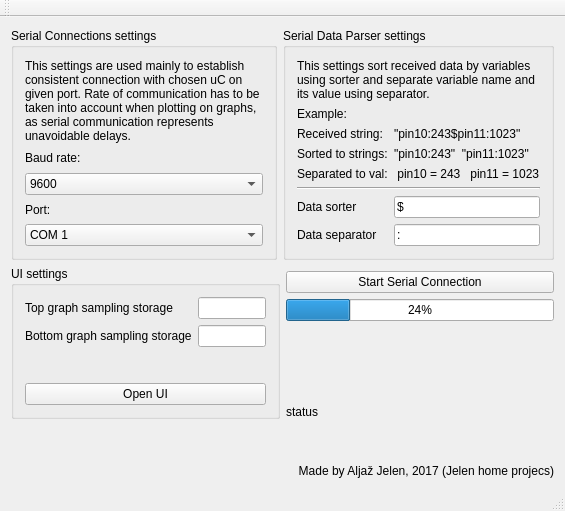
<?xml version="1.0" encoding="UTF-8"?>
<ui version="4.0">
 <class>MainWindow</class>
 <widget class="QMainWindow" name="MainWindow">
  <property name="geometry">
   <rect>
    <x>0</x>
    <y>0</y>
    <width>565</width>
    <height>511</height>
   </rect>
  </property>
  <property name="windowTitle">
   <string>Serial Connection Plotter for any uC</string>
  </property>
  <property name="documentMode">
   <bool>false</bool>
  </property>
  <widget class="QWidget" name="centralWidget">
   <layout class="QVBoxLayout" name="verticalLayout">
    <item>
     <layout class="QHBoxLayout" name="horizontalLayout_3" stretch="0,0">
      <item>
       <widget class="QGroupBox" name="groupBox_2">
        <property name="sizePolicy">
         <sizepolicy hsizetype="Preferred" vsizetype="Preferred">
          <horstretch>1</horstretch>
          <verstretch>1</verstretch>
         </sizepolicy>
        </property>
        <property name="title">
         <string>Serial Connections settings</string>
        </property>
        <layout class="QVBoxLayout" name="verticalLayout_4">
         <item>
          <widget class="QLabel" name="label_9">
           <property name="text">
            <string>This settings are used mainly to establish consistent connection with chosen uC on given port. Rate of communication has to be taken into account when plotting on graphs, as serial communication represents unavoidable delays.</string>
           </property>
           <property name="wordWrap">
            <bool>true</bool>
           </property>
          </widget>
         </item>
         <item>
          <widget class="QLabel" name="label_3">
           <property name="text">
            <string>Baud rate:</string>
           </property>
          </widget>
         </item>
         <item>
          <widget class="QComboBox" name="comboBox">
           <item>
            <property name="text">
             <string>9600</string>
            </property>
           </item>
           <item>
            <property name="text">
             <string>14400</string>
            </property>
           </item>
           <item>
            <property name="text">
             <string>28800</string>
            </property>
           </item>
           <item>
            <property name="text">
             <string>57600</string>
            </property>
           </item>
           <item>
            <property name="text">
             <string>115200 </string>
            </property>
           </item>
          </widget>
         </item>
         <item>
          <widget class="QLabel" name="label_4">
           <property name="text">
            <string>Port:</string>
           </property>
          </widget>
         </item>
         <item>
          <widget class="QComboBox" name="comboBox_2">
           <item>
            <property name="text">
             <string>COM 1</string>
            </property>
           </item>
           <item>
            <property name="text">
             <string>COM 2</string>
            </property>
           </item>
           <item>
            <property name="text">
             <string>COM 3</string>
            </property>
           </item>
           <item>
            <property name="text">
             <string>COM 4</string>
            </property>
           </item>
           <item>
            <property name="text">
             <string>COM 5</string>
            </property>
           </item>
           <item>
            <property name="text">
             <string>COM 6</string>
            </property>
           </item>
           <item>
            <property name="text">
             <string>COM 7</string>
            </property>
           </item>
           <item>
            <property name="text">
             <string>COM 8</string>
            </property>
           </item>
           <item>
            <property name="text">
             <string>COM 9</string>
            </property>
           </item>
           <item>
            <property name="text">
             <string>COM 10</string>
            </property>
           </item>
           <item>
            <property name="text">
             <string>COM 11</string>
            </property>
           </item>
          </widget>
         </item>
        </layout>
       </widget>
      </item>
      <item>
       <widget class="QGroupBox" name="groupBox">
        <property name="sizePolicy">
         <sizepolicy hsizetype="Preferred" vsizetype="Preferred">
          <horstretch>1</horstretch>
          <verstretch>0</verstretch>
         </sizepolicy>
        </property>
        <property name="title">
         <string>Serial Data Parser settings</string>
        </property>
        <layout class="QVBoxLayout" name="verticalLayout_5">
         <item>
          <widget class="QLabel" name="label_7">
           <property name="text">
            <string>This settings sort received data by variables using sorter and separate variable name and its value using separator.</string>
           </property>
           <property name="wordWrap">
            <bool>true</bool>
           </property>
          </widget>
         </item>
         <item>
          <widget class="QLabel" name="label_8">
           <property name="text">
            <string>Example:</string>
           </property>
          </widget>
         </item>
         <item>
          <layout class="QFormLayout" name="formLayout_2">
           <item row="1" column="0">
            <widget class="QLabel" name="label_12">
             <property name="text">
              <string>Received string:</string>
             </property>
            </widget>
           </item>
           <item row="1" column="1">
            <widget class="QLabel" name="label_13">
             <property name="text">
              <string>&quot;pin10:243$pin11:1023&quot;</string>
             </property>
            </widget>
           </item>
           <item row="2" column="0">
            <widget class="QLabel" name="label_14">
             <property name="text">
              <string>Sorted to strings:</string>
             </property>
            </widget>
           </item>
           <item row="2" column="1">
            <widget class="QLabel" name="label_15">
             <property name="text">
              <string>&quot;pin10:243&quot;  &quot;pin11:1023&quot;</string>
             </property>
            </widget>
           </item>
           <item row="3" column="0">
            <widget class="QLabel" name="label_16">
             <property name="text">
              <string>Separated to val:</string>
             </property>
            </widget>
           </item>
           <item row="3" column="1">
            <widget class="QLabel" name="label_17">
             <property name="text">
              <string> pin10 = 243   pin11 = 1023</string>
             </property>
            </widget>
           </item>
           <item row="5" column="0">
            <widget class="QLabel" name="label_5">
             <property name="text">
              <string>Data sorter</string>
             </property>
            </widget>
           </item>
           <item row="5" column="1">
            <widget class="QLineEdit" name="lineEdit_3">
             <property name="text">
              <string>$</string>
             </property>
            </widget>
           </item>
           <item row="6" column="0">
            <widget class="QLabel" name="label_6">
             <property name="text">
              <string>Data separator</string>
             </property>
            </widget>
           </item>
           <item row="6" column="1">
            <widget class="QLineEdit" name="lineEdit_4">
             <property name="text">
              <string>:</string>
             </property>
            </widget>
           </item>
           <item row="4" column="0" colspan="2">
            <widget class="Line" name="line">
             <property name="orientation">
              <enum>Qt::Horizontal</enum>
             </property>
            </widget>
           </item>
          </layout>
         </item>
        </layout>
        <zorder>groupBox_2</zorder>
        <zorder>formLayoutWidget_2</zorder>
        <zorder>label_7</zorder>
        <zorder>label_8</zorder>
       </widget>
      </item>
     </layout>
    </item>
    <item>
     <layout class="QHBoxLayout" name="horizontalLayout" stretch="0,1">
      <item>
       <widget class="QGroupBox" name="groupBox_3">
        <property name="sizePolicy">
         <sizepolicy hsizetype="Preferred" vsizetype="Preferred">
          <horstretch>1</horstretch>
          <verstretch>0</verstretch>
         </sizepolicy>
        </property>
        <property name="title">
         <string>UI settings</string>
        </property>
        <layout class="QVBoxLayout" name="verticalLayout_3">
         <item>
          <layout class="QFormLayout" name="formLayout">
           <item row="1" column="0">
            <widget class="QLabel" name="label">
             <property name="text">
              <string>Top graph sampling storage</string>
             </property>
            </widget>
           </item>
           <item row="1" column="1">
            <widget class="QLineEdit" name="lineEdit"/>
           </item>
           <item row="2" column="1">
            <widget class="QLineEdit" name="lineEdit_2"/>
           </item>
           <item row="2" column="0">
            <widget class="QLabel" name="label_2">
             <property name="text">
              <string>Bottom graph sampling storage</string>
             </property>
            </widget>
           </item>
          </layout>
         </item>
         <item>
          <widget class="QPushButton" name="openFormButton">
           <property name="sizePolicy">
            <sizepolicy hsizetype="Minimum" vsizetype="Fixed">
             <horstretch>0</horstretch>
             <verstretch>0</verstretch>
            </sizepolicy>
           </property>
           <property name="text">
            <string>Open UI</string>
           </property>
          </widget>
         </item>
        </layout>
       </widget>
      </item>
      <item>
       <layout class="QVBoxLayout" name="verticalLayout_2" stretch="0,0,0,0,0">
        <item>
         <spacer name="verticalSpacer_2">
          <property name="orientation">
           <enum>Qt::Vertical</enum>
          </property>
          <property name="sizeType">
           <enum>QSizePolicy::Fixed</enum>
          </property>
          <property name="sizeHint" stdset="0">
           <size>
            <width>20</width>
            <height>5</height>
           </size>
          </property>
         </spacer>
        </item>
        <item>
         <widget class="QPushButton" name="startSerialButton">
          <property name="sizePolicy">
           <sizepolicy hsizetype="Minimum" vsizetype="Fixed">
            <horstretch>0</horstretch>
            <verstretch>0</verstretch>
           </sizepolicy>
          </property>
          <property name="text">
           <string>Start Serial Connection</string>
          </property>
         </widget>
        </item>
        <item>
         <widget class="QProgressBar" name="progressBar">
          <property name="value">
           <number>24</number>
          </property>
         </widget>
        </item>
        <item>
         <spacer name="verticalSpacer">
          <property name="orientation">
           <enum>Qt::Vertical</enum>
          </property>
          <property name="sizeType">
           <enum>QSizePolicy::Maximum</enum>
          </property>
          <property name="sizeHint" stdset="0">
           <size>
            <width>50</width>
            <height>80</height>
           </size>
          </property>
         </spacer>
        </item>
        <item>
         <widget class="QLabel" name="status">
          <property name="text">
           <string>status</string>
          </property>
         </widget>
        </item>
       </layout>
      </item>
     </layout>
    </item>
    <item>
     <spacer name="verticalSpacer_3">
      <property name="orientation">
       <enum>Qt::Vertical</enum>
      </property>
      <property name="sizeHint" stdset="0">
       <size>
        <width>20</width>
        <height>40</height>
       </size>
      </property>
     </spacer>
    </item>
    <item>
     <widget class="QLabel" name="label_10">
      <property name="text">
       <string>Made by Aljaž Jelen, 2017 (Jelen home projecs)</string>
      </property>
      <property name="alignment">
       <set>Qt::AlignRight|Qt::AlignTrailing|Qt::AlignVCenter</set>
      </property>
     </widget>
    </item>
   </layout>
  </widget>
  <widget class="QMenuBar" name="menuBar">
   <property name="geometry">
    <rect>
     <x>0</x>
     <y>0</y>
     <width>565</width>
     <height>21</height>
    </rect>
   </property>
  </widget>
  <widget class="QStatusBar" name="statusBar">
   <property name="enabled">
    <bool>true</bool>
   </property>
   <property name="toolTip">
    <string>Aljaž Jelen</string>
   </property>
   <property name="statusTip">
    <string extracomment="Aljaž Jelen"/>
   </property>
   <property name="styleSheet">
    <string notr="true">Aljaž Jelen</string>
   </property>
  </widget>
  <widget class="QToolBar" name="toolBar">
   <property name="windowTitle">
    <string>toolBar</string>
   </property>
   <attribute name="toolBarArea">
    <enum>TopToolBarArea</enum>
   </attribute>
   <attribute name="toolBarBreak">
    <bool>false</bool>
   </attribute>
  </widget>
 </widget>
 <layoutdefault spacing="6" margin="11"/>
 <resources/>
 <connections/>
</ui>
